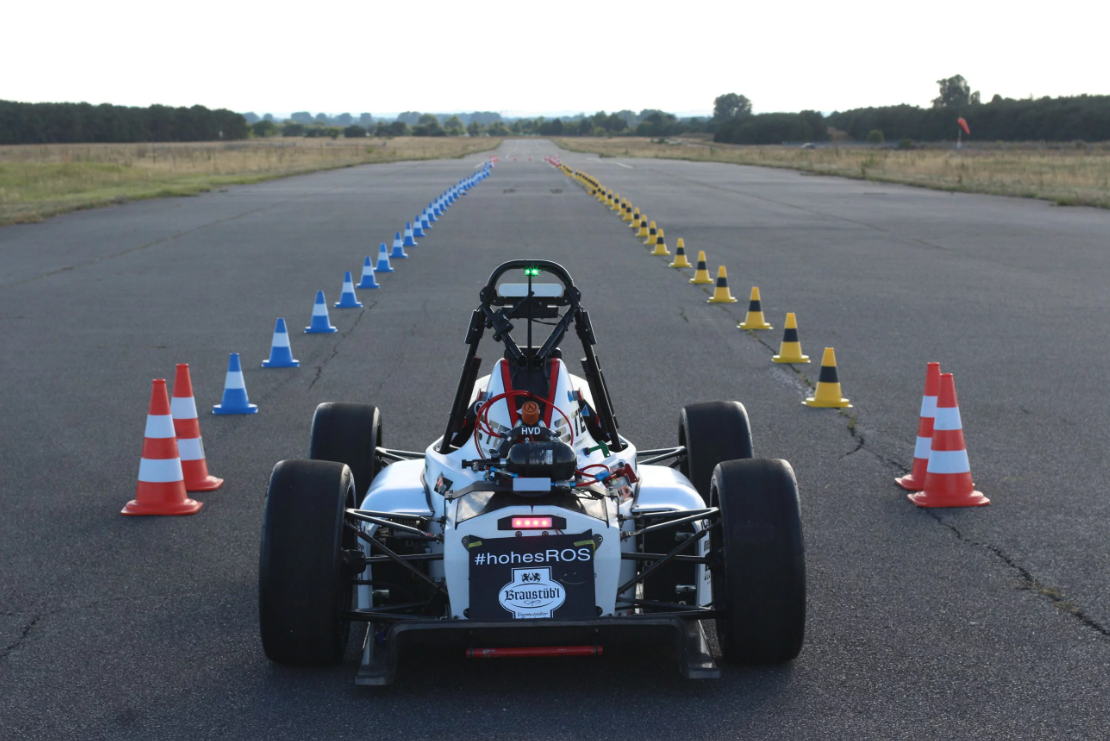
#> input picture Race track with cones.png, 1110 x 741 px
$ python test.py   (older library calls are emulated)
#> lines starting #> are read from the running program, lines starting #| are printed output that depends on the picture; after the words box and inside, x2 and y2 are one past the last pixel; in counts of white or black regions, pixels touching at a corner belong together
import cv2
import numpy as np

"""

KERNELS TIL FORSKELLIGE TESTS

kernel1 = np.array([[0,0,1,0,0],
                    [0,0,1,0,0],
                    [1,1,1,1,1],
                    [0,0,1,0,0],
                    [0,0,1,0,0]], np.uint8)

kernel2 = np.array([[1,0,1],
                    [0,0,0],
                    [1,0,1]], np.uint8)

kernel3 = np.ones((3,3), np.uint8)

kernel4 = np.array([[1,1],
                    [1,1],
                    [1,1],
                    [1,1],
                    [1,1],
                    [1,1]], np.uint8)

kernel5 = np.array([[1,1],
                    [1,1],
                    [1,1],
                    [1,1],
                    [1,1],
                    [0,0],
                    [0,0],
                    [0,0],
                    [0,0],
                    [0,0],
                    [1,1],
                    [1,1],
                    [1,1],
                    [1,1],
                    [1,1],
                    [1,1]], np.uint8)

"""


img_1 = cv2.imread('Race track with cones.png')
#> img_1 is the input picture: shape (741, 1110, 3); mean B, G, R 119.5, 113.7, 109.8

def colour_threshold_HSV(image, name: str, lower_val: list, upper_val: list):
    # convert to HSV
#> called with name = 'img2'
    hsv = cv2.cvtColor(image, cv2.COLOR_BGR2HSV)
#> hsv: shape (741, 1110, 3); mean H, S, V 87.8, 41.4, 122.5

    # set lower and upper colour limits
    temp_lower_val = np.array(lower_val)
    temp_upper_val = np.array(upper_val)

    # Threshold the HSV image to get only green colours
    mask = cv2.inRange(hsv, temp_lower_val, temp_upper_val)
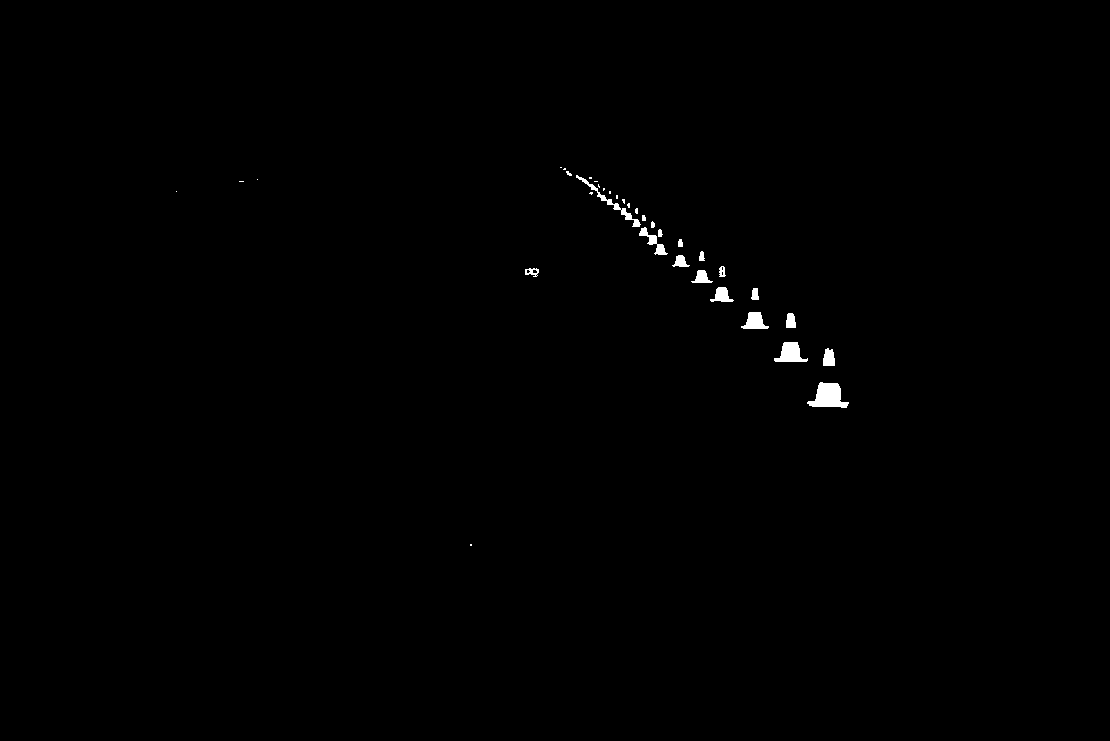
#> mask: shape (741, 1110); 0.39% white; 35 white regions (17 under 20 px), largest, box (x1, y1, x2, y2) and area: (807, 382, 849, 408) 662, (774, 342, 808, 362) 413, (576, 175, 641, 227) 333

    # apply mask to original image - this shows the green with black blackground
    only_green = cv2.bitwise_and(image, image, mask = mask)

    # create a black image with the dimensions of the input image
    background = np.zeros(image.shape, image.dtype)
    # invert to create a white image
    background = cv2.bitwise_not(background)
    # invert the mask that blocks everything except green -
    # so now it only blocks the green area's
    mask_inv = cv2.bitwise_not(mask)
    # apply the inverted mask to the white image,
    # so it now has black where the original image had green
    masked_bg = cv2.bitwise_and(background, background, mask = mask_inv)
#> background: shape (741, 1110, 3); every value is 255
    # add the 2 images together. It adds all the pixel values,
    # so the result is white background and the the green from the first image
    final = cv2.add(only_green, masked_bg)
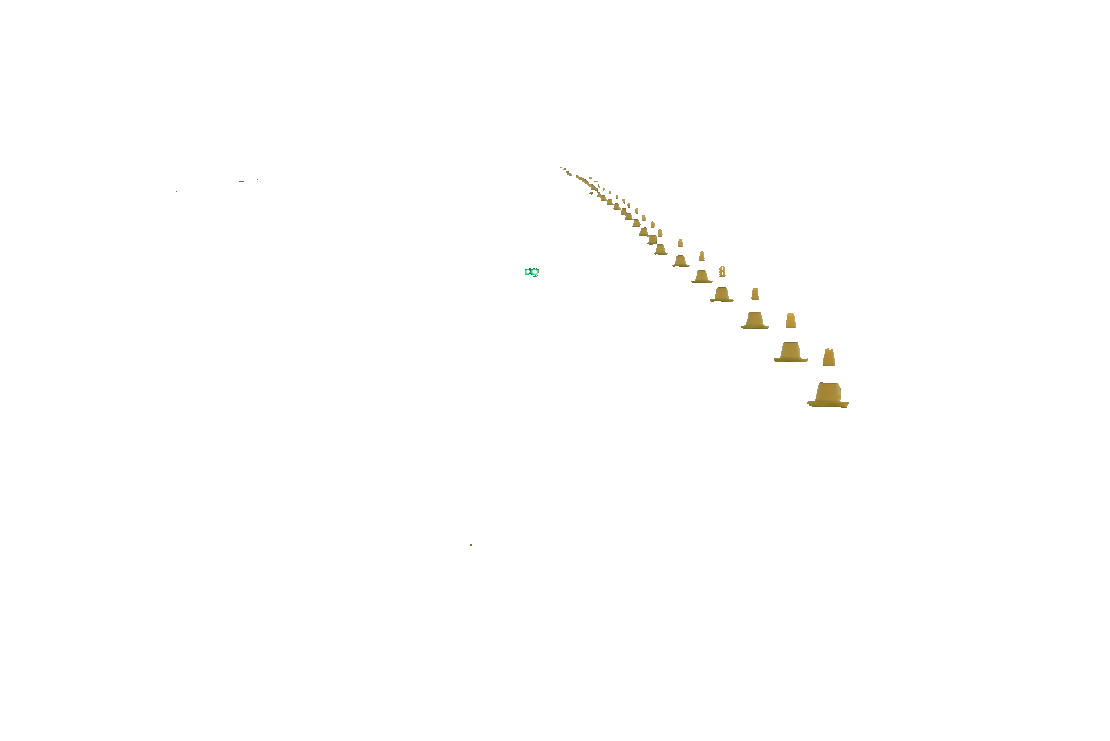
#> final: shape (741, 1110, 3); mean B, G, R 254.3, 254.5, 254.6

    #show image
    #cv2.imshow(name, final)
    return final

img = colour_threshold_HSV(img_1, "img2", [20,95,110], [80,255,255])

# Read the image and apply thresholding
image_gray = cv2.cvtColor(img, cv2.COLOR_BGR2GRAY)

edges = cv2.Canny(image_gray, 100, 200)
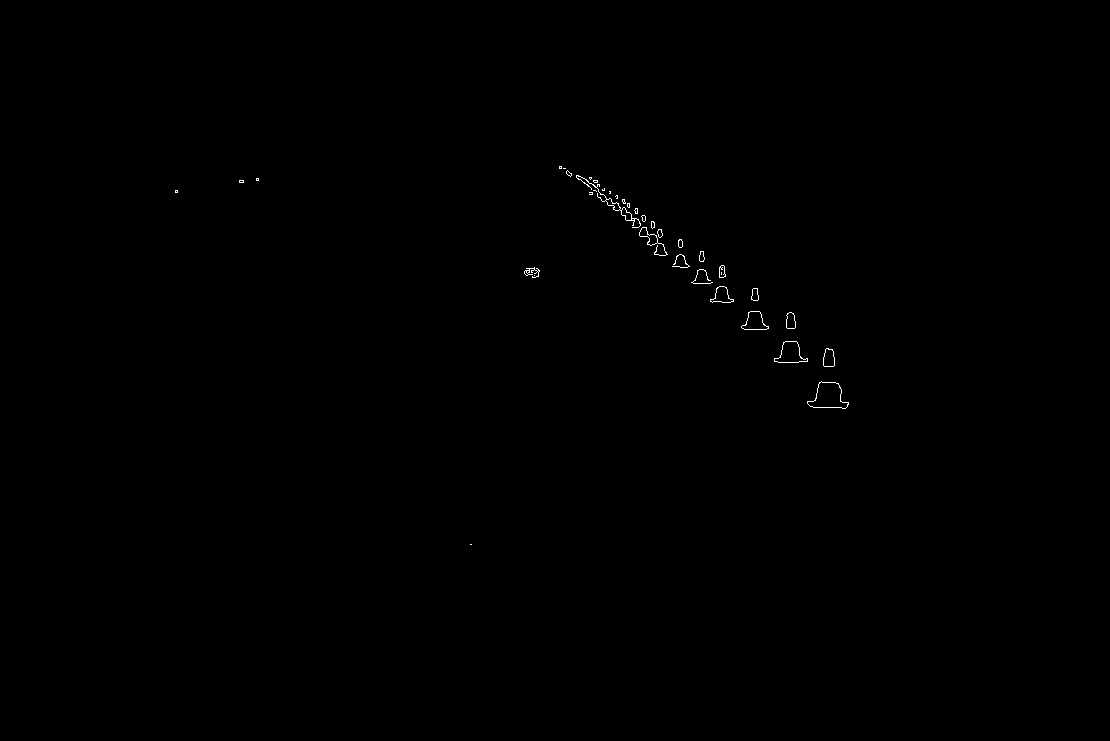
#> edges: shape (741, 1110); 0.15% white in thin lines or dots, all inside (x1, y1, x2, y2) = (175, 166, 849, 545)

# Define a kernel for filtering
kernel = np.array([[-1,-2,-1],
                   [0,0,0],
                   [1,2,1]], np.uint8)

# Apply filter to blend the cones together
blended = cv2.filter2D(edges, -1, kernel)
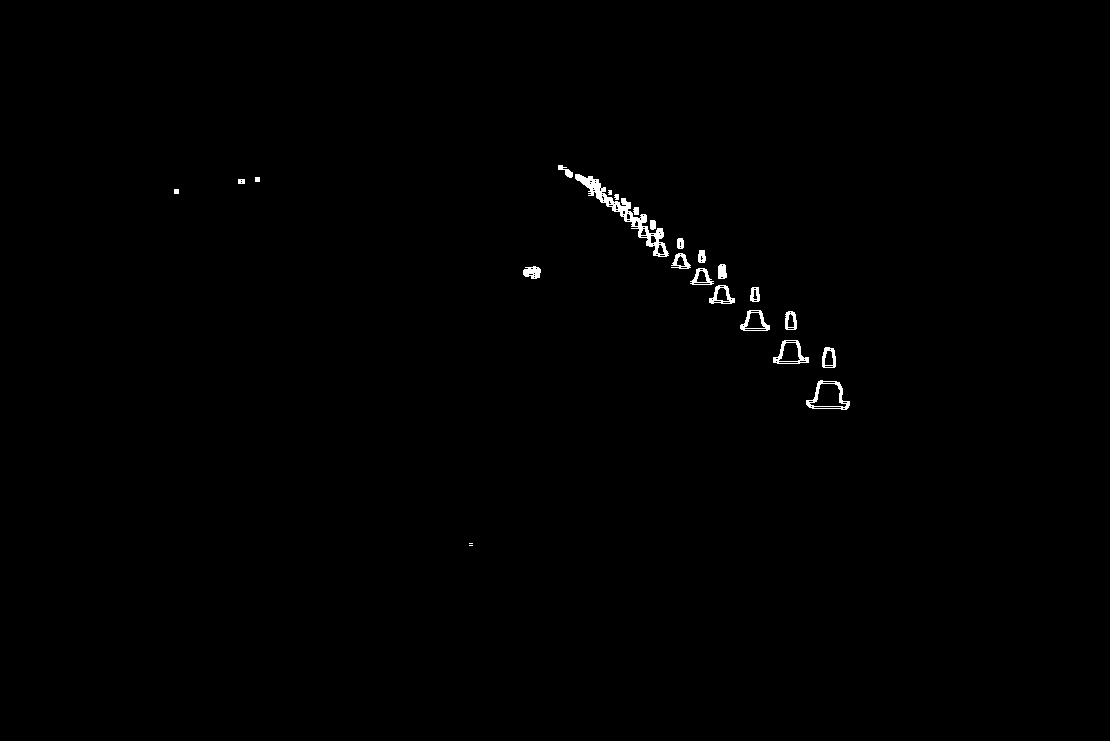
#> blended: shape (741, 1110); 0.46% white; 24 white regions (3 under 20 px), largest, box (x1, y1, x2, y2) and area: (575, 174, 669, 257) 1234, (806, 380, 850, 410) 344, (773, 340, 809, 364) 273

# Display the result
cv2.imshow('Blended Image', blended)
cv2.waitKey(0)
cv2.destroyAllWindows()

"""

TING DER ER PRØVER AF (UNDSKYLD AT DET ER MEGET RODET!)

### SOBEL
# Convert the image to grayscale
gray = cv2.cvtColor(img2, cv2.COLOR_BGR2GRAY)
_, binary_gray = cv2.threshold(gray, 150, 255, cv2.THRESH_BINARY)

gray_cropped = gray[200:230,620:645]
# Apply Sobel operator to the grayscale image
sobelx = cv2.Sobel(binary_gray, cv2.CV_64F, 1, 0)
sobely = cv2.Sobel(binary_gray, cv2.CV_64F, 0, 1)

# Combine the results of Sobel operator
sobel = cv2.addWeighted(sobelx, 0.5, sobely, 0.5, 0)

#erosion_sobelx = cv2.erode(sobelx, kernel3, iterations=1)
dilation_sobelx = cv2.dilate(sobelx, kernel3, iterations=1)

## LAPLACIAN!
# Apply Laplacian filter to the grayscale image
laplacian = cv2.Laplacian(gray, cv2.CV_64F)

# Save the result
cv2.imwrite('laplacian_image.png', laplacian)

# Save the result
cv2.imwrite('sobel_image.png', dilation_sobelx)
### SOBEL

### CANNY
# Apply edge detection to create a binary image
edges = cv2.Canny(gray, 100, 200)

# Find contours in the binary image
contours, hierarchy = cv2.findContours(edges, cv2.RETR_TREE, cv2.CHAIN_APPROX_SIMPLE)

# Fill the contours with white color
cv2.drawContours(gray, contours, -1, (255, 255, 255), thickness=cv2.FILLED)

# Save the result
cv2.imwrite('filled_cones.png', gray)
### CANNY

###
gray_img1 = cv2.cvtColor(img1, cv2.COLOR_BGR2GRAY)
gray_img2 = cv2.cvtColor(img2, cv2.COLOR_BGR2GRAY)

# Set up a threshold mark
_, binary_img1 = cv2.threshold(gray_img1, 150, 255, cv2.THRESH_BINARY)
inv_binary_img1 = 255-binary_img1

_, binary_img2 = cv2.threshold(gray_img2, 150, 255, cv2.THRESH_BINARY)
inv_binary_img2 = 255-binary_img2

#PATH for img2
dilation_1 = cv2.dilate(sobelx, kernel4, iterations=2)
#erosion_1 = cv2.erode(dilation_1, kernel3, iterations=1)
dilation_2 = cv2.dilate(dilation_1, kernel5, iterations=1)
erosion_1 = cv2.erode(dilation_1, kernel2, iterations=1)
# [9 lines of commented-out code are left out]


cv2.imshow("Original image", gray_img2)
cv2.imshow("Dilated image", erosion_1)
#cv2.imshow("Binary image", erosion_img1_v2)


cv2.waitKey(0)
cv2.destroyAllWindows()
"""


"""
def assemble_image(image1, image2):
    # Resize the images if necessary
    image1 = cv2.resize(image1, (image2.shape[1], image2.shape[0]))

    # Create a four-channel image with transparency
    img1 = cv2.cvtColor(image1, cv2.COLOR_BGR2BGRA)
    img2 = cv2.cvtColor(image2, cv2.COLOR_BGR2BGRA)

    # Blend the images using addWeighted() method
    alpha = 0.5
    beta = 1 - alpha
    result_img = cv2.addWeighted(img1, alpha, img2, beta, 0)

    # Save the blended image

    img1_normalized = cv2.normalize(img1, None, 0, 255, cv2.NORM_MINMAX)
    img2_normalized = cv2.normalize(img2, None, 0, 255, cv2.NORM_MINMAX)

    alpha = 0.5  # Adjust the alpha value to control the blending ratio
    beta = 0.5
    result_img = cv2.addWeighted(img1_normalized, alpha, img2_normalized, beta, 0)

    # [7 lines of commented-out code are left out]

    cv2.imshow('Result', result_img)
    return result_img

"""
